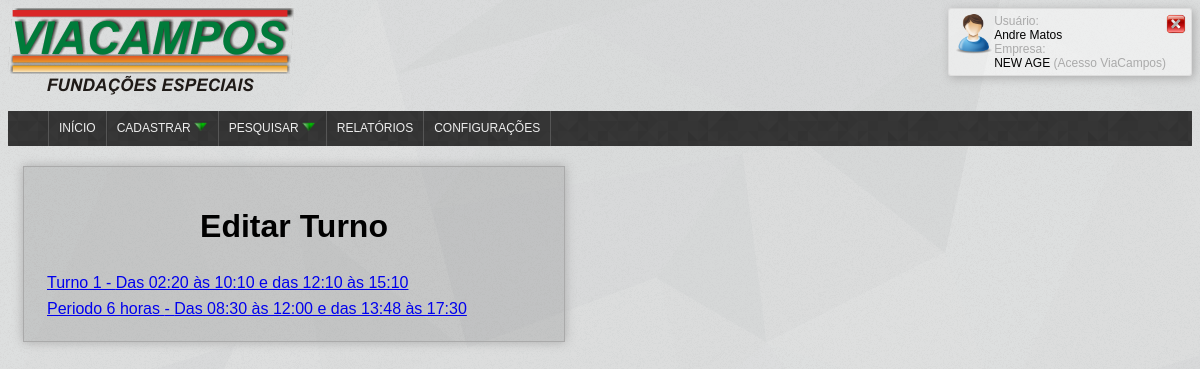
The app's page /administrator/edita_turno.php (signed in) with its own data.
### tables this page shows
CREATE TABLE IF NOT EXISTS `turno` (
  `id` int(11) NOT NULL,
  `nome` varchar(255) NOT NULL,
  `descricao` varchar(255) NOT NULL,
  `ini_exp` time NOT NULL COMMENT 'Inicio expediente',
  `ini_alm` time NOT NULL COMMENT 'Inicio almoço',
  `fim_alm` time NOT NULL COMMENT 'Fim almoço',
  `fim_exp` time NOT NULL COMMENT 'Fim expediente',
  `oculto` int(11) NOT NULL
);

### model/class_turno_bd.php (called while the page is built, shortened)
<?php
class Turno{
	public function get_name_all_turno_disponiveis(){
		 $sql = new Sql();
		 $return = array();
		 $aux=0;
		 $query = mysql_query("SELECT * FROM turno as turno WHERE oculto = 0 && NOT EXISTS (SELECT id FROM funcionario WHERE id_turno = turno.id)");
		 while($result =  mysql_fetch_array($query)){
		 	$return[$aux][0] = $result['id'];
		 	$return[$aux][1] = $result['descricao'];
		 	$return[$aux][2] = $result['nome'];
		 	$aux++;
		 }
		 return $return;
	}
}
 ?>

### administrator/edita_turno.php (the view, shortened to what this page needs)
<?php
include_once("../model/class_turno_bd.php");
?>
<html>
<head>
   <link rel="stylesheet" type="text/css" href="style.css">
</head>
<body>
           <?php include("../view/topo.php") ?>
            <div class="formulario">
              <h1>Editar Turno</h1>
            <?php
                 if(isset($_GET['verificador']) && $_GET['verificador'] == 1){
                    $turno = new Turno();
                    $turno = $turno->getTurnoById($_GET['id']);
                    $nome = $turno->nome;
                    $ini_exp_h = $turno->ini_exp[0].$turno->ini_exp[1];
                    $ini_exp_m = $turno->ini_exp[3].$turno->ini_exp[4];
                    $ini_alm_h = $turno->ini_alm[0].$turno->ini_alm[1];
                    $ini_alm_m = $turno->ini_alm[3].$turno->ini_alm[4];
                    $fim_alm_h = $turno->fim_alm[0].$turno->fim_alm[1];
                    $fim_alm_m = $turno->fim_alm[3].$turno->fim_alm[4];
                    $fim_exp_h = $turno->fim_exp[0].$turno->fim_exp[1];
                    $fim_exp_m = $turno->fim_exp[3].$turno->fim_exp[4];
                ?>
                  <form method="POST" class="ad_turno" id="ad_turno" name="ad_turno" action="edita_turno.php" onsubmit="return validate(this)">
                  <input type="hidden" name="confirm_ed" id="confirm_ed" value="1">
                  <input type="hidden" name="id_turno" id="id_turno" value="<?php echo $_GET['id']; ?>">
                  <table border="0">
                     <tr> <td><span>Nome:</span></td> <td ><input type="text" id="nome" name="nome" style="width:100px;" title="Digite um nome para esse turno" value="<?php echo $nome; ?>"></td></tr>
                     <tr> <td ><span>Início expediente:</span></td> <td><input type="text" id="ini_exp_h" name="ini_exp_h" value="<?php echo $ini_exp_h; ?>"><span>h</span><input type="text" id="ini_exp_m" name="ini_exp_m" value="<?php echo $ini_exp_m; ?>"><span>m</span></td></tr>
                     <tr> <td ><span>Início almoço:</span></td> <td><input type="text" id="ini_alm_h" name="ini_alm_h" value="<?php echo $ini_alm_h; ?>"><span>h</span><input type="text" id="ini_alm_m" name="ini_alm_m" value="<?php echo $ini_alm_m; ?>"><span>m</span></td></tr>
                     <tr> <td ><span>Fim almoço</span></td> <td><input type="text" id="fim_alm_h" name="fim_alm_h" value="<?php echo $fim_alm_h; ?>"><span>h</span><input type="text" id="fim_alm_m" name="fim_alm_m" value="<?php echo $fim_alm_m; ?>"><span>m</span></td></tr>
                     <tr> <td ><span>Fim expediente:</span></td> <td><input type="text" id="fim_exp_h" name="fim_exp_h" value="<?php echo $fim_exp_h; ?>"><span>h</span><input type="text" id="fim_exp_m" name="fim_exp_m" value="<?php echo $fim_exp_m; ?>"><span>m</span></td></tr>
                     <tr><td colspan="3"><input style="width:80px;"type="submit" name="button" id="button" value="Editar"></td> </tr>
                  </table>
               </form>
                <?php
                 }else{ ?>
                  <?php
                    $turno = new Turno();
                    $turnos = $turno->get_name_all_turno_disponiveis();
                    echo '<table class="exibe_func">';
                    foreach($turnos as $key => $turno){
                       echo '<tr>
                                <td><a href="edita_turno.php?verificador=1&id='.$turnos[$key][0].'">'.$turnos[$key][2].' - ' .$turnos[$key][1].'</a></td></tr>';
                    }
                    echo '</table>';
                   ?>
                  <?php }
                   ?>
            </div>
</body>
</html>

### view/topo.php
<?php
	if($_SESSION['nivel_acesso'] == 0){
		$nivel_acesso = "Acesso Total";
	}else if($_SESSION['nivel_acesso'] == 1){
		$nivel_acesso = "Acesso ViaCampos";
	}else{
		$nivel_acesso = "Acesso ControlPonto";
	}
 ?>
<div style="width:100%; float:left;" >
	<div class="img" style="float:left"><img src="../images/logo75mm.png"></div>
	<div class="box-login" style="">
		<div style="float:left"><img src="../images/user.png" width="40px"></div>
		<div class="nome-box-login" style=""><span style="">Usuário:<br /></span><?php echo $_SESSION["user"]; ?><br /><span style="">Empresa:<br /></span><?php echo $_SESSION['empresa']."<span> (".$nivel_acesso.")</span>" ?></div>
		<div style="float:right;"><a title="Clique para sair" href="logout.php"><img src="../images/fechar.png" width="20px"></a></div>
	</div>
</div>
<div style="float:left; width:100%">
 	<div class="menu">
	<div class="menu">
         <?php include_once("../view/menu_admin.php"); ?>
    </div>
</div>

### view/menu_admin.php (shortened to what this page needs)
<ul class="menu-list">
    <li style="border-left: 1px solid#565656;"><a href='../administrator/principal.php'>Início</a></li>
    <li>
      <a style=""><span style="float:left">Cadastrar </span><img style="float:left; margin-top:-2px; margin-left:2px;" src="../images/downarrow_1246.png" width="15px;"></a>
    </li>
    <li>
      <a style=""><span style="float:left">Pesquisar </span><img style="float:left; margin-left:2px; margin-top:-2px;" src="../images/downarrow_1246.png" width="15px;"></a>
    </li>
    <li><a href="define_relatorio.php">Relatórios</a></li>
    <li><a href="configuracoes.php">Configurações</a></li>
</ul>

### administrator/style.css (style rules this page uses)
body { background: url("../images/shattered.png"); font-family: Arial; }
body span, body table tr td span { font-size: 13px; }
.box-login { border: 1px solid#ddd; border-radius:3px; float:right; background-color:rgba(255,255,255,0.5); padding:5px; box-shadow: 2px 2px 10px #aaa; }
.nome-box-login { float:left; }
.nome-box-login { font-size:12px; }
.nome-box-login span { color:#aaa; font-size:12px; }
.menu { background: url("../images/footer_lodyas.png"); background-size: 200px; border-radius:1px; }
.menu .menu-list { list-style: none; }
.menu > .menu-list > li { float: left; position: relative; border-right: 1px solid#565656; }
.menu > .menu-list > li > a { padding: 10px; }
.menu .menu-list, .menu .sub-menu { list-style: none; }
.menu a, .menu a span { color: #eee; text-decoration: none; display: block; cursor: pointer; text-transform: uppercase; font-size: 12px; font-weight: 500; height:15px; }
.menu > .menu-list > li { float: left; position: relative; }
.menu:after { content: '.'; display: block; clear: both; visibility: hidden; line-height: 0; height: 0; }
.formulario table { margin-top: 10px; }
.formulario table td { padding-top:5px; }
.formulario { padding:20px; box-shadow: 0px 0px 10px #aaa; float: left; margin-top: 20px; margin-left: 15px; border: 1px solid#aaa; margin-bottom: 20px; width: 500px; text-align: center; background-color: rgba(100,100,100,0.2); }

### records on screen
turno: nome "Turno 1", descricao "Das 02:20 às 10:10 e das 12:10 às 15:10"
turno: nome "Periodo 6 horas", descricao "Das 08:30 às 12:00 e das 13:48 às 17:30"

### other values on screen
$_SESSION["user"] "Andre Matos"
$_SESSION['empresa'] "NEW AGE"
$nivel_acesso "Acesso ViaCampos"
